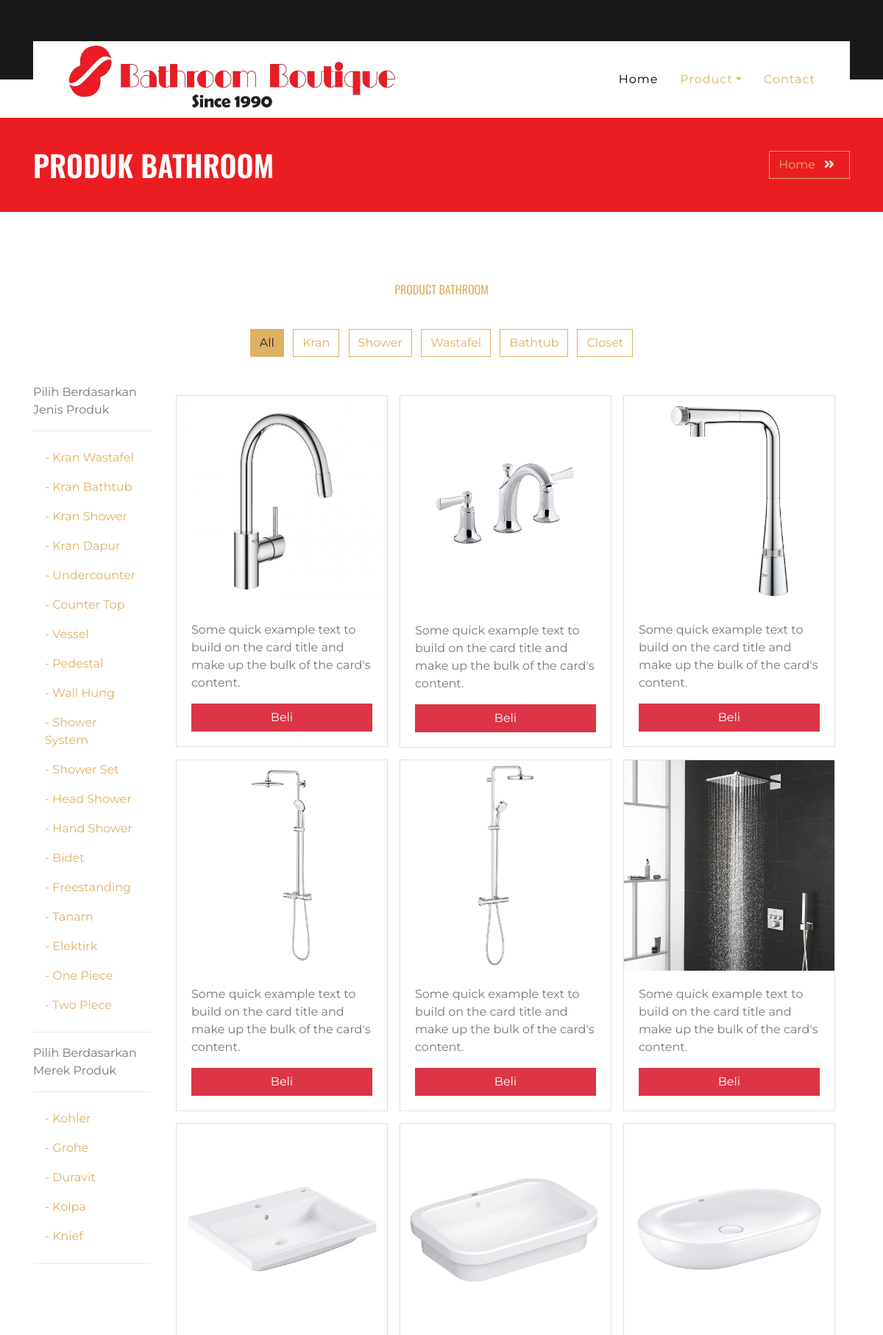
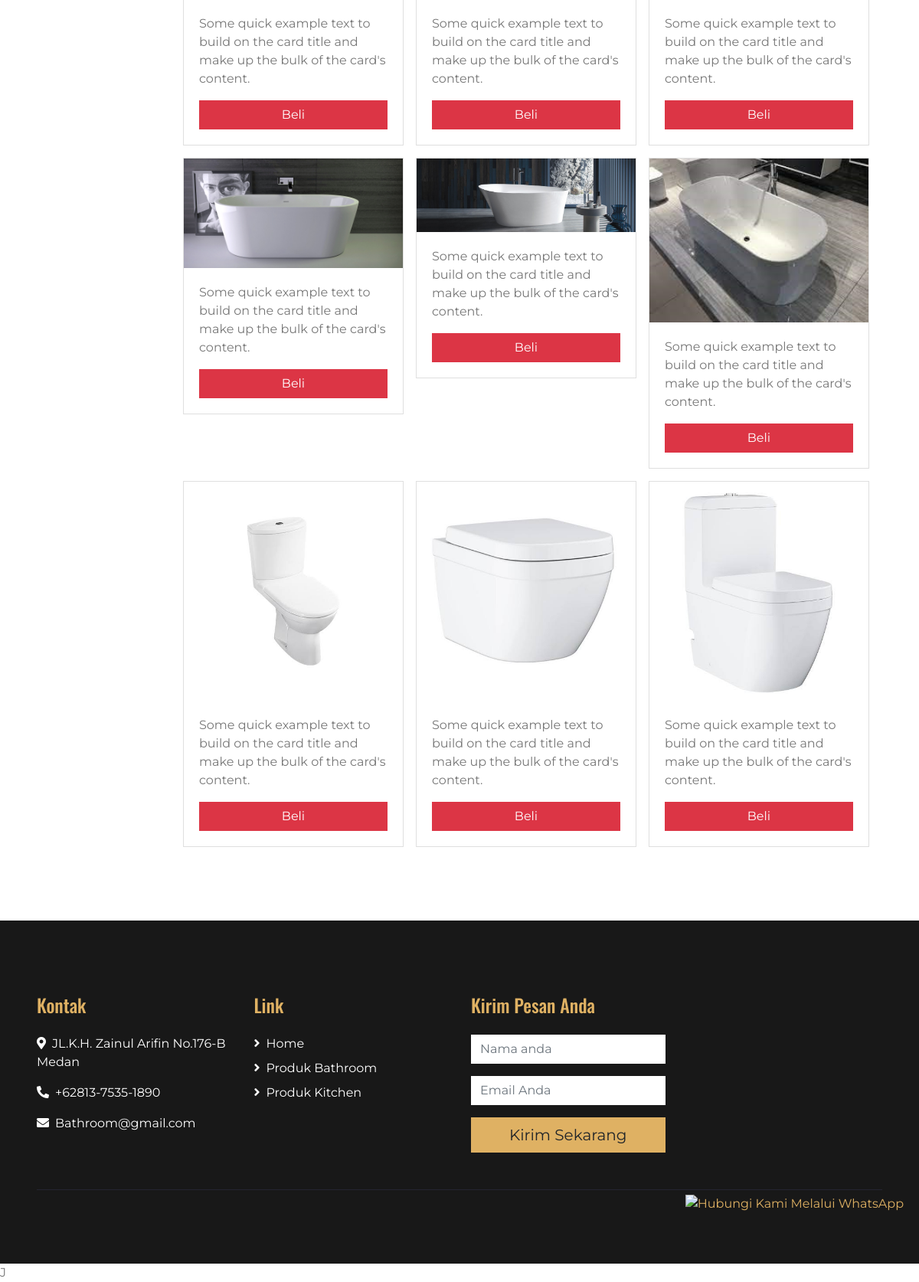
/index.php/bathroom/produk, run on the app's committed database (2 pictures, top to bottom).
### tables this page shows
CREATE TABLE `tbl_jenis_sub_kategori` (
  `id` int(11) NOT NULL,
  `kode_jenis_sub_kategori` varchar(50) NOT NULL,
  `name_jenis_sub_kategori` varchar(100) NOT NULL,
  `kode_sub_kategori` varchar(50) NOT NULL,
  `date` timestamp NOT NULL DEFAULT current_timestamp() ON UPDATE current_timestamp()
);

CREATE TABLE `tbl_merek` (
  `id` int(11) NOT NULL,
  `kode_merek` varchar(50) NOT NULL,
  `name_merek` varchar(100) NOT NULL,
  `date` timestamp NOT NULL DEFAULT current_timestamp() ON UPDATE current_timestamp()
);

### application/controllers/Bathroom.php (called while the page is built, shortened)
<?php
class Bathroom extends CI_Controller{
	function produk(){
		$data['merek'] = $this->db->get('tbl_merek')->result_array();
		$data['jenis_sub_kategori'] = $this->db->get('tbl_jenis_sub_kategori')->result_array();
		$this->load->view('template/header');
		$this->load->view('landing/produk', $data);
		$this->load->view('template/footer');
	}
}
?>

### index.php (called while the page is built, shortened)
<?php
require_once BASEPATH.'core/CodeIgniter.php';

### application/views/landing/produk.php (the view, shortened to what this page needs)
<div class="container-fluid py-0" style="background: #eb1d21;">
    <div class="container py-3">
        <div class="row align-items-center py-4">
            <div class="col-md-6 text-center text-md-left">
                <h1 class="mb-4 mb-md-0 text-white text-uppercase">Produk Bathroom</h1>
            </div>
            <div class="col-md-6 text-center text-md-right">
                <div class="d-inline-flex align-items-center">
                    <a class="btn btn-outline-primary" href="<?= base_url('bathroom/') ?>" style="font-weight: boldk;">Home   <i class="fas fa-angle-double-right text-white mx-2"></i></a>
                </div>
            </div>
        </div>
    </div>
</div>
<div class="container-fluid py-5">
    <div class="container py-5">
        <div class="row justify-content-center">
            <div class="col-lg-6 col-md-8 col text-center mb-4">
                <h6 class="text-primary font-weight-normal text-uppercase mb-3">Product Bathroom</h6>
            </div>
        </div>
        <div class="row">
            <div class="col-12 text-center mb-2">
                <ul class="list-inline mb-4" id="portfolio-flters">
                    <li class="btn btn-outline-primary m-1 active" id="all"  data-filter="*">All</li>
                    <li class="btn btn-outline-primary m-1" id="kran" data-filter=".kran">Kran</li>
                    <li class="btn btn-outline-primary m-1" id="shower" data-filter=".shower">Shower</li>
                    <li class="btn btn-outline-primary m-1" id="wastafel" data-filter=".wastafel">Wastafel</li>
                    <li class="btn btn-outline-primary m-1" id="bathtub" data-filter=".bathtub">Bathtub</li>
                    <li class="btn btn-outline-primary m-1" id="closed" data-filter=".closet">Closet</li>
                </ul>
            </div>
        </div>
        <div class="row">
            <div class="col-sm-2">
                Pilih Berdasarkan Jenis Produk
                <hr>
                <div id="p_all">
                    <ul class="nav flex-column">
                        <?php foreach ($jenis_sub_kategori as $data) { ?>
                            <li class="nav-item">
                                <a class="nav-link active" href="#">- <?= $data['name_jenis_sub_kategori'] ?></a>
                            </li>
                        <?php } ?>
                    </ul>
                </div>
                <hr>
                Pilih Berdasarkan Merek Produk
                <hr>
                <div id="m_all" style="">
                    <ul class="nav flex-column">
                        <?php foreach ($merek as $data) { ?>
                            <a class="nav-link" href="#">- <?= $data['name_merek'] ?></a>
                        <?php } ?>
                    </ul>
                </div>
                <hr>
            </div>
            <div class="col-sm-10">
                <div class="row mx-1 portfolio-container">
                    <div class="col-lg-4 col-md-6 col-sm-12 mt-3 p-0 portfolio-item kran">
                        <div class="card" style="width: 18rem;">
                            <img class="card-img-top" src="<?= base_url('assets/produk/kran/7.jpg') ?>" alt="Card image cap">
                            <div class="card-body">
                                <p class="card-text">Some quick example text to build on the card title and make up the bulk of the card's content.</p>
                                <a href=""  class="btn btn-danger btn-block"><i class="fa-solid fa-bag-shopping"></i> Beli</a>
                            </div>
                        </div>
                    </div>
                    <div class="col-lg-4 col-md-6 col-sm-12 mt-3 p-0 portfolio-item kran">
                        <div class="card" style="width: 18rem;">
                            <img class="card-img-top" src="<?= base_url('assets/produk/kran/8.jpg') ?>" alt="Card image cap">
                            <div class="card-body">
                                <p class="card-text">Some quick example text to build on the card title and make up the bulk of the card's content.</p>
                                <a href=""  class="btn btn-danger btn-block"><i class="fa-solid fa-bag-shopping"></i> Beli</a>
                            </div>
                        </div>
                    </div>
                    <div class="col-lg-4 col-md-6 col-sm-12 mt-3 p-0 portfolio-item kran">
                        <div class="card" style="width: 18rem;">
                            <img class="card-img-top" src="<?= base_url('assets/produk/kran/9.jpg') ?>" alt="Card image cap">
                            <div class="card-body">
                                <p class="card-text">Some quick example text to build on the card title and make up the bulk of the card's content.</p>
                                <a href=""  class="btn btn-danger btn-block"><i class="fa-solid fa-bag-shopping"></i> Beli</a>
                            </div>
                        </div>
                    </div>
                    <div class="col-lg-4 col-md-6 col-sm-12 mt-3 p-0 portfolio-item shower">
                        <div class="card" style="width: 18rem;">
                            <img class="card-img-top" src="<?= base_url('assets/produk/shower/1.jpg') ?>" alt="Card image cap">
                            <div class="card-body">
                                <p class="card-text">Some quick example text to build on the card title and make up the bulk of the card's content.</p>
                                <a href=""  class="btn btn-danger btn-block"><i class="fa-solid fa-bag-shopping"></i> Beli</a>
                            </div>
                        </div>
                    </div>
                    <div class="col-lg-4 col-md-6 col-sm-12 mt-3 p-0 portfolio-item shower">
                        <div class="card" style="width: 18rem;">
                            <img class="card-img-top" src="<?= base_url('assets/produk/shower/7.jpg') ?>" alt="Card image cap">
                            <div class="card-body">
                                <p class="card-text">Some quick example text to build on the card title and make up the bulk of the card's content.</p>
                                <a href=""  class="btn btn-danger btn-block"><i class="fa-solid fa-bag-shopping"></i> Beli</a>
                            </div>
                        </div>
                    </div>
                    <div class="col-lg-4 col-md-6 col-sm-12 mt-3 p-0 portfolio-item shower">
                        <div class="card" style="width: 18rem;">
                            <img class="card-img-top" src="<?= base_url('assets/produk/shower/4.jpg') ?>" alt="Card image cap">
                            <div class="card-body">
                                <p class="card-text">Some quick example text to build on the card title and make up the bulk of the card's content.</p>
                                <a href=""  class="btn btn-danger btn-block"><i class="fa-solid fa-bag-shopping"></i> Beli</a>
                            </div>
                        </div>
                    </div>
                    <div class="col-lg-4 col-md-6 col-sm-12 mt-3 p-0 portfolio-item wastafel">
                        <div class="card" style="width: 18rem;">
                            <img class="card-img-top" src="<?= base_url('assets/produk/wastafel/2.jpg') ?>" alt="Card image cap">
                            <div class="card-body">
                                <p class="card-text">Some quick example text to build on the card title and make up the bulk of the card's content.</p>
                                <a href=""  class="btn btn-danger btn-block"><i class="fa-solid fa-bag-shopping"></i> Beli</a>
                            </div>
                        </div>
                    </div>
                    <div class="col-lg-4 col-md-6 col-sm-12 mt-3 p-0 portfolio-item wastafel">
                        <div class="card" style="width: 18rem;">
                            <img class="card-img-top" src="<?= base_url('assets/produk/wastafel/3.jpg') ?>" alt="Card image cap">
                            <div class="card-body">
                                <p class="card-text">Some quick example text to build on the card title and make up the bulk of the card's content.</p>
                                <a href=""  class="btn btn-danger btn-block"><i class="fa-solid fa-bag-shopping"></i> Beli</a>
                            </div>
                        </div>
                    </div>
                    <div class="col-lg-4 col-md-6 col-sm-12 mt-3 p-0 portfolio-item wastafel">
                        <div class="card" style="width: 18rem;">
                            <img class="card-img-top" src="<?= base_url('assets/produk/wastafel/0019.jpg') ?>" alt="Card image cap">
                            <div class="card-body">
                                <p class="card-text">Some quick example text to build on the card title and make up the bulk of the card's content.</p>
                                <a href=""  class="btn btn-danger btn-block"><i class="fa-solid fa-bag-shopping"></i> Beli</a>
                            </div>
                        </div>
                    </div>
                    <div class="col-lg-4 col-md-6 col-sm-12 mt-3 p-0 portfolio-item bathtub">
                        <div class="card" style="width: 18rem;">
                            <img class="card-img-top" src="<?= base_url('assets/produk/bathtub/1.jpg') ?>" alt="Card image cap">
                            <div class="card-body">
                                <p class="card-text">Some quick example text to build on the card title and make up the bulk of the card's content.</p>
                                <a href=""  class="btn btn-danger btn-block"><i class="fa-solid fa-bag-shopping"></i> Beli</a>
                            </div>
                        </div>
                    </div>
                    <div class="col-lg-4 col-md-6 col-sm-12 mt-3 p-0 portfolio-item bathtub">
                        <div class="card" style="width: 18rem;">
                            <img class="card-img-top" src="<?= base_url('assets/produk/bathtub/2.jpg') ?>" alt="Card image cap">
                            <div class="card-body">
                                <p class="card-text">Some quick example text to build on the card title and make up the bulk of the card's content.</p>
                                <a href=""  class="btn btn-danger btn-block"><i class="fa-solid fa-bag-shopping"></i> Beli</a>
                            </div>
                        </div>
                    </div>
                    <div class="col-lg-4 col-md-6 col-sm-12 mt-3 p-0 portfolio-item bathtub">
                        <div class="card" style="width: 18rem;">
                            <img class="card-img-top" src="<?= base_url('assets/produk/bathtub/3.jpg') ?>" alt="Card image cap">
                            <div class="card-body">
                                <p class="card-text">Some quick example text to build on the card title and make up the bulk of the card's content.</p>
                                <a href=""  class="btn btn-danger btn-block"><i class="fa-solid fa-bag-shopping"></i> Beli</a>
                            </div>
                        </div>
                    </div>
                    <div class="col-lg-4 col-md-6 col-sm-12 mt-3 p-0 portfolio-item closet">
                        <div class="card" style="width: 18rem;">
                            <img class="card-img-top" src="<?= base_url('assets/produk/closet/1.jpeg') ?>" alt="Card image cap">
                            <div class="card-body">
                                <p class="card-text">Some quick example text to build on the card title and make up the bulk of the card's content.</p>
                                <a href=""  class="btn btn-danger btn-block"><i class="fa-solid fa-bag-shopping"></i> Beli</a>
                            </div>
                        </div>
                    </div>
                    <div class="col-lg-4 col-md-6 col-sm-12 mt-3 p-0 portfolio-item closet">
                        <div class="card" style="width: 18rem;">
                            <img class="card-img-top" src="<?= base_url('assets/produk/closet/12.jpeg') ?>" alt="Card image cap">
                            <div class="card-body">
                                <p class="card-text">Some quick example text to build on the card title and make up the bulk of the card's content.</p>
                                <a href=""  class="btn btn-danger btn-block"><i class="fa-solid fa-bag-shopping"></i> Beli</a>
                            </div>
                        </div>
                    </div>
                    <div class="col-lg-4 col-md-6 col-sm-12 mt-3 p-0 portfolio-item closet">
                        <div class="card" style="width: 18rem;">
                            <img class="card-img-top" src="<?= base_url('assets/produk/closet/13.jpeg') ?>" alt="Card image cap">
                            <div class="card-body">
                                <p class="card-text">Some quick example text to build on the card title and make up the bulk of the card's content.</p>
                                <a href=""  class="btn btn-danger btn-block"><i class="fa-solid fa-bag-shopping"></i> Beli</a>
                            </div>
                        </div>
                    </div>
                </div>
            </div>
        </div>
    </div>
</div>

### data on the page
tbl_jenis_sub_kategori: name_jenis_sub_kategori "Kran Wastafel"
tbl_jenis_sub_kategori: name_jenis_sub_kategori "Kran Bathtub"
tbl_jenis_sub_kategori: name_jenis_sub_kategori "Kran Shower"
tbl_jenis_sub_kategori: name_jenis_sub_kategori "Kran Dapur"
tbl_jenis_sub_kategori: name_jenis_sub_kategori "Undercounter"
tbl_jenis_sub_kategori: name_jenis_sub_kategori "Counter Top"
tbl_jenis_sub_kategori: name_jenis_sub_kategori "Vessel"
tbl_jenis_sub_kategori: name_jenis_sub_kategori "Pedestal"
tbl_jenis_sub_kategori: name_jenis_sub_kategori "Wall Hung"
tbl_jenis_sub_kategori: name_jenis_sub_kategori "Shower System"
tbl_jenis_sub_kategori: name_jenis_sub_kategori "Shower Set"
tbl_jenis_sub_kategori: name_jenis_sub_kategori "Head Shower"
tbl_jenis_sub_kategori: name_jenis_sub_kategori "Hand Shower"
tbl_jenis_sub_kategori: name_jenis_sub_kategori "Bidet"
tbl_jenis_sub_kategori: name_jenis_sub_kategori "Freestanding"
tbl_jenis_sub_kategori: name_jenis_sub_kategori "Tanam"
tbl_jenis_sub_kategori: name_jenis_sub_kategori "Elektirk"
tbl_jenis_sub_kategori: name_jenis_sub_kategori "One Piece"
tbl_jenis_sub_kategori: name_jenis_sub_kategori "Two Piece"
tbl_merek: name_merek "Kohler"
tbl_merek: name_merek "Grohe"
tbl_merek: name_merek "Duravit"
tbl_merek: name_merek "Kolpa"
tbl_merek: name_merek "Knief"
